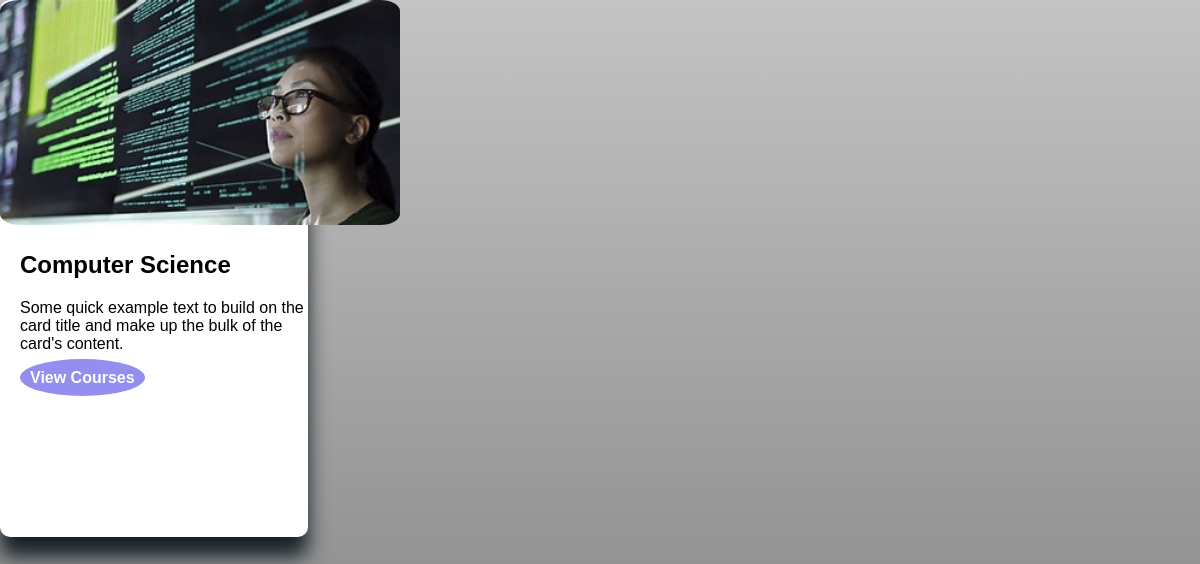
Screenshot of /departments/ with the database file from the repository.
### question_app/models.py (models this page shows, shortened)
class Department(models.Model):
    name = models.CharField(max_length=100)
    image = models.ImageField(upload_to = 'images',null=True)
    created_at= models.DateTimeField(auto_now_add=True,null=True )
    updated_at= models.DateTimeField(auto_now=True)

### question_app/views.py (the view)
# urls.py: path('departments/', views.department_list, name='department_list'),
def department_list(request):
    departments = Department.objects.all()
    return render(request, 'department_list.html', {'departments': departments})

### templates/department_list.html (shortened to what this page needs)
{% load static %}
<!doctype html>
<html lang="en">
  <head>
    <link rel="stylesheet" href="{% static 'css/departments.css' %}">
  </head>
  <body>
    {% for department in departments %}
      <div class="card" style="width: 18rem;">
        {% if department.image %}
        <img  src="{{ department.image.url }}" alt="{{ department.name }} image">
        {% endif %}
        <div class="card-body">
          <h5 class="card-title"><h2>{{ department.name }}</h2></h5>
          <p class="card-text">Some quick example text to build on the card title and make up the bulk of the card's content.</p>
          <a href="{% url 'course_list' department.id %}" class="btn1">View Courses</a>
        </div>
      </div>
    {% endfor %}
  </body>
</html>

### question_app/static/css/departments.css (style rules this page uses)
body { font-family: Arial, sans-serif; margin: 0; padding: 0; background-color: #b3b3b3; background: linear-gradient(rgba(184, 182, 182, 0.822), rgba(0, 0, 0, 0.5)), center; background-attachment: fixed; background-repeat:repeat; }
.btn1 { width: 50%; padding: 10px; border: none; background-color: #938eef; color: white; font-weight: bold; cursor: pointer; border-radius: 50%; }
.card-body a { text-decoration: none; color: #ffffff; }

### rows the page displays
Department: image (picture), name "Computer Science"
